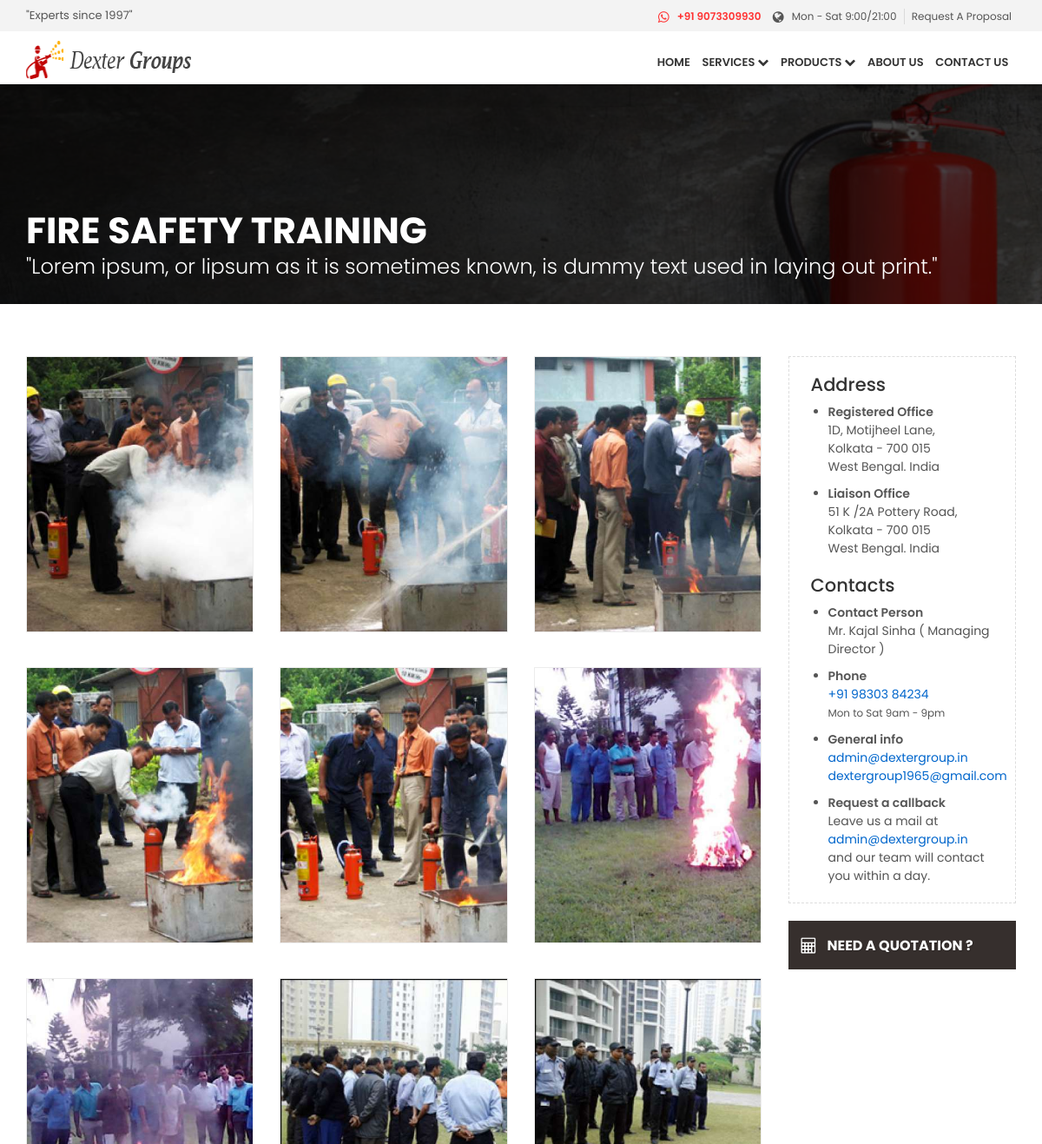
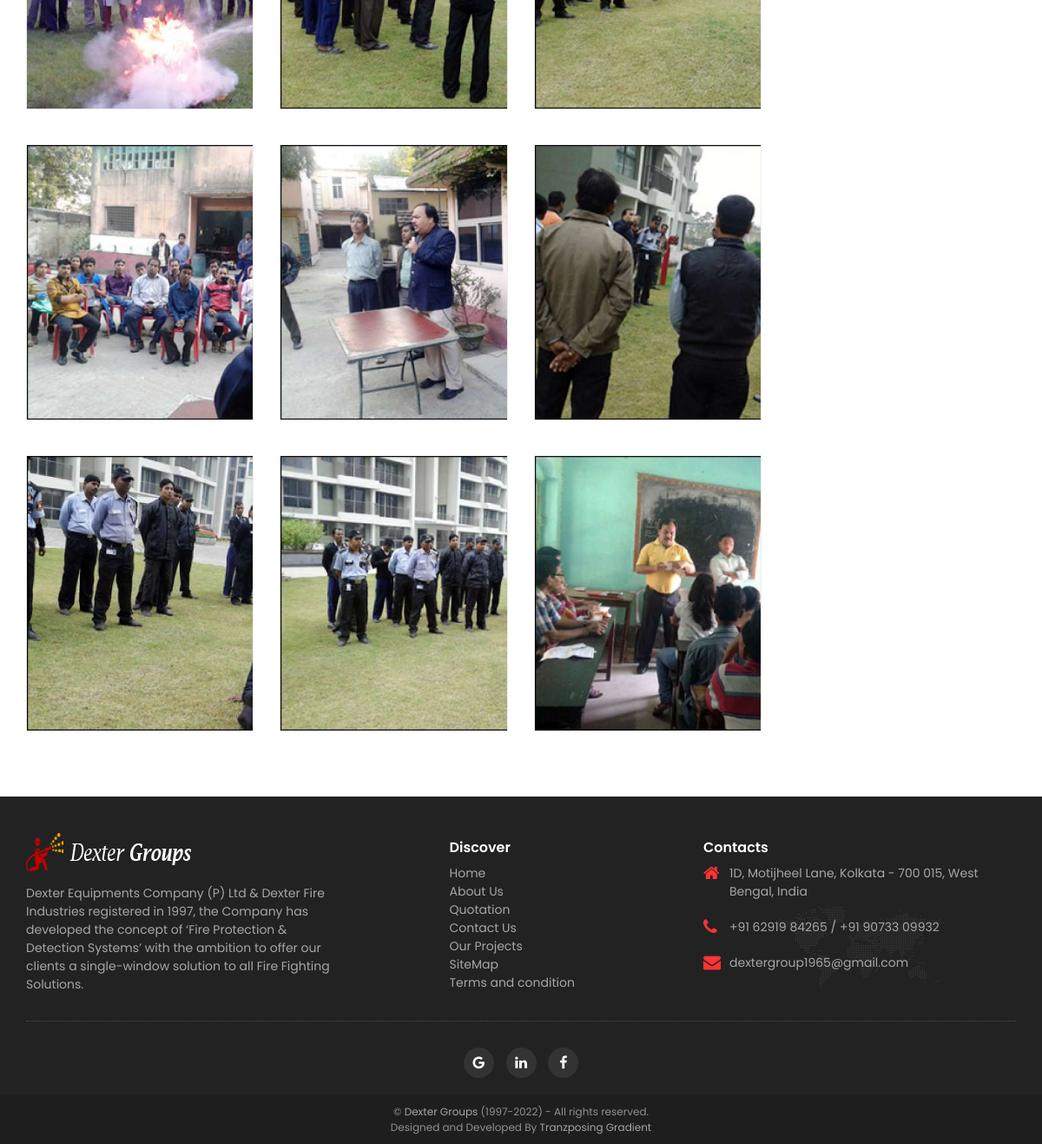
Screenshot of /cfire-safety-training with the database file from the repository (2 pictures, top to bottom).
### tables this page shows
CREATE TABLE `socials` (
  `social_id` int(10) UNSIGNED NOT NULL,
  `whatsapp` text DEFAULT NULL,
  `facebook` text DEFAULT NULL,
  `twitter` text DEFAULT NULL,
  `youtube` text DEFAULT NULL,
  `instagram` text DEFAULT NULL,
  `fb_og_id` text DEFAULT NULL,
  `fb_site_img` text DEFAULT NULL,
  `tw_card_id` text DEFAULT NULL,
  `tw_site_img` text DEFAULT NULL,
  `sitemap` text DEFAULT NULL,
  `google_file` text DEFAULT NULL,
  `bing_file` text DEFAULT NULL,
  `social_update_at` timestamp NOT NULL DEFAULT current_timestamp() ON UPDATE current_timestamp(),
  `social_create_at` timestamp NOT NULL DEFAULT current_timestamp()
);

CREATE TABLE `com_service` (
  `com_id` int(11) UNSIGNED NOT NULL,
  `com_name` varchar(255) NOT NULL,
  `com_slug` varchar(255) NOT NULL,
  `com_img` text DEFAULT NULL,
  `com_banner` text DEFAULT NULL,
  `com_small_desc` text DEFAULT NULL,
  `com_full_desc` text DEFAULT NULL,
  `com_status` int(1) NOT NULL DEFAULT 1,
  `com_create_at` timestamp NOT NULL DEFAULT current_timestamp(),
  `com_update_at` timestamp NOT NULL DEFAULT current_timestamp() ON UPDATE current_timestamp(),
  `com_delete_at` timestamp NULL DEFAULT NULL
);

CREATE TABLE `com_gallery` (
  `cg_id` int(11) UNSIGNED NOT NULL,
  `cg_com_id_ref` int(11) UNSIGNED NOT NULL,
  `cg_img_lg` text NOT NULL,
  `cg_img_md` text DEFAULT NULL,
  `cg_img_name` text DEFAULT NULL,
  `cg_img_alt` text DEFAULT NULL,
  `cg_img_order` int(11) DEFAULT NULL,
  `cg_img_status` int(1) NOT NULL DEFAULT 1,
  `cg_create_at` timestamp NOT NULL DEFAULT current_timestamp(),
  `cg_update_at` timestamp NOT NULL DEFAULT current_timestamp() ON UPDATE current_timestamp(),
  `cg_delete_at` timestamp NULL DEFAULT NULL
);

### admin/config/function.php (called while the page is built, shortened)
<?php
function FilterInput($input){
	$input = strip_tags(stripslashes(trim($input)));
	return $input;
}

### commercial-details.php (the view, shortened to what this page needs)
<?php
include '_top.php';
$link=$_SERVER['REQUEST_URI'];
$link_array=explode('/',$link);
$comslug=FilterInput(strval(end($link_array)));
$stmt = $PDO->prepare("SELECT * FROM com_service WHERE com_slug='$comslug' AND com_status=1");
$stmt->execute();
$datac = $stmt->fetch(PDO::FETCH_OBJ);
if(!empty($datac->com_banner) AND file_exists("assets/images/com_services/banner/".$datac->com_banner)){
      $coverimg = "assets/images/com_services/banner/".$datac->com_banner;}
else  $coverimg = "assets/images/com_services/banner/placeholder.jpg";
?>
<!DOCTYPE html>
<html lang="en">
<head>
	<link href="css/shop.css" rel="stylesheet">
	<?php include '_header.php'; ?>
</head>
<body>
<?php include '_menu.php'; ?>
<section class="parallax_window_in short" data-parallax="scroll" data-image-src="<?php echo $coverimg;?>" data-natural-width="1400" data-natural-height="350">
		<div id="sub_content_in">
			<div class="container">
				<h1><?php echo $datac->com_name?></h1>
				<p>"<?php echo $datac->com_small_desc?>"</p>
			</div>
		</div>
	</section>
	 <main>
        <div class="container margin_60_35">
    	<div class="row">
            <div class="col-md-9">
                <div class="shop-section">
                        <div class="row">
                        	<?php
							$gallist = $PDO->prepare("SELECT * FROM com_gallery WHERE cg_com_id_ref='$datac->com_id' AND cg_img_status=1");
							$gallist->execute();
							$galdet=$gallist->fetchAll();
							if (empty($galdet)) {
							echo '<img src="assets/images/com_services/images/placeholder.jpg" alt="">';
							}else{
							?>
							<?php $count=1; foreach($galdet as $eachgal) {
							extract($eachgal);
							$mainimg="assets/images/com_services/images/".$cg_img_lg;
							?>
                            <div class="shop-item col-lg-4 col-md-6 col-sm-6">
                                <div class="inner-box">
                                    <div class="image-box">
                                        <figure class="image"><a href="javascript:void(0);"><img src="<?php echo $mainimg;?>" alt=""></a></figure>
                                    </div>
                                </div>
                            </div>
                            	   <?php  $count++;} ?>
									<?php } ?>
                        </div>
                </div>
            </div>
    <?php include '_side_bar.php'; ?>
        </div>
    </div>
	</main>
<?php include '_footer.php'; ?>
</body>
</html>

### _menu.php (shortened to what this page needs)
<header>
	<div id="top_line">
		<div class="container">
			<div class="row">
				<div class="col-sm-4 hidden-xs">
					<span id="tag_line">"Experts since 1997"</span>
				</div>
				<div class="col-sm-8">
					<ul id="top_links">
						<li>
							<?php
								$stmt = $PDO->prepare("SELECT * FROM socials WHERE social_id=1");
								$stmt->execute();
								$data = $stmt->fetch(PDO::FETCH_OBJ);
							?>
							<a href="https://api.whatsapp.com/send?phone=91<?php echo $data->facebook; ?>&amp;text=" target="_blank" id="phone_top"><i class="fa fa-whatsapp"></i>+91 <?php echo $data->facebook; ?></a>
							<span id="opening"><i class="fa fa-globe"></i>Mon - Sat 9:00/21:00</span></li>
						<li class="hidden-xs"><a href="quotation">Request A Proposal</a></li>
					</ul>
				</div>
			</div>
		</div>
	</div>
	<div class="container">
		<div class="row">
			<div class="col-xs-3">
				<div id="logo">
					<a href="./"><img src="img/logo.png" width="190" height="44" alt="Dexter Groups" data-retina="true"></a>
				</div>
			</div>
			<nav class="col-xs-9">
				<div class="main-menu">
					<ul>
						<li class="submenu">
							<a href="./" class="show-submenu">Home</a>
						</li>
						<li class="submenu">
							<a href="javascript:void(0);" class="show-submenu">Services <i class="fa fa-chevron-down"></i></a>
						</li>
						<li class="submenu">
							<a href="javascript:void(0);" class="show-submenu">Products <i class="fa fa-chevron-down"></i></a>
						</li>
						<li><a href="about">About us</a></li>
						<li><a href="contact">Contact us</a></li>
					</ul>
				</div>
			</nav>
		</div>
	</div>
</header>

### _footer.php (shortened to what this page needs)
<footer>
		<div class="container">
			<div class="row ">
				<div class="col-md-4 col-sm-8">
					<img src="img/logo-footer.png" width="190" height="44" alt="Home Alarms" data-retina="true" id="logo_footer">
					<p>Dexter Equipments Company (P) Ltd & Dexter Fire Industries registered in 1997, the Company has developed the concept of ‘Fire Protection & Detection Systems’ with the ambition to offer our clients a single-window solution to all Fire Fighting Solutions.</p>
				</div>
				<div class="col-md-3 col-md-offset-1 col-sm-4">
					<h3>Discover</h3>
					<ul>
						<li><a href="./">Home</a></li>
						<li><a href="about">About Us</a></li>
						<li><a href="quotation">Quotation</a></li>
						<li><a href="contact">Contact Us</a></li>
						<li><a href="our-projects">Our Projects</a></li>
						<li><a href="javascript:void(0);" data-toggle="modal" data-target="#myModal2">SiteMap</a></li>
						<li><a href="javascript:void(0);" data-toggle="modal" data-target="#myModal">Terms and condition</a></li>
					</ul>
				</div>
				<div class="col-md-4 col-sm-12" id="contact_bg">
					<h3>Contacts</h3>
					<ul id="contact_details_footer">
						<?php
									$stmt = $PDO->prepare("SELECT * FROM socials WHERE social_id=1");
									$stmt->execute();
									$dta = $stmt->fetch(PDO::FETCH_OBJ);
								?>
						<li id="address_footer"><i class="fa fa-home"></i>1D, Motijheel Lane, Kolkata - 700 015, West Bengal, India</li>
						<li id="phone_footer"><i class="fa fa-phone"></i><a href="tel:<?php echo $dta->twitter; ?>"><?php echo $dta->twitter; ?></a> / <a href="tel:<?php echo $dta->youtube; ?>"><?php echo $dta->youtube; ?></a></li>
						<li id="email_footer"><i class="fa fa-envelope"></i><a href="mailto:<?php echo $dta->instagram; ?>"><?php echo $dta->instagram; ?></a>
						</li>
					</ul>
				</div>
			</div>
			<div id="social_footer">
				<ul>
					<li><a href="mailto:dextergroup1965@gmail.com"><i class="fa fa-google"></i></a></li>
					<li><a href="javascript:void(0);"><i class="fa fa-linkedin"></i></a></li>
					<li><a href="javascript:void(0);"><i class="fa fa-facebook"></i></a></li>
				</ul>
			</div>
		</div>
		<div id="copy">
			<div class="container">
				© <a href="./">Dexter Groups</a> (1997-<?php echo date('Y'); ?>) - All rights reserved.
			</div>
			<div class="container">
				Designed and Developed By <a href="https://tranzposing-gradient.com/" target="./">Tranzposing Gradient</a>
			</div>
		</div>
	</footer>

### css/shop.css (style rules this page uses)
.shop-item, .shop-item .image-box, .shop-item .inner-box { position: relative }
.shop-item { text-align: center }
.shop-item .inner-box { display: block; background: #f3f3f3; -webkit-transition: all .5s ease; transition: all .5s ease; margin-bottom: 40px; border: 1px solid #ededed }
.shop-item .image-box .image img { position: relative; display: block; width: 100%; height: auto }

### css/style.css (style rules this page uses)
body, h1, h2, h3, h4, h5, h6 { -webkit-font-smoothing: antialiased }
body { background: #fff; font-size: 14px; line-height: 1.5; font-family: Poppins, Arial, sans-serif; color: #555 }
h1, h2, h3, h4, h5, h6 { color: #333 }
h3 { font-size: 22px }
a { color: #06C; text-decoration: none; -webkit-transition: all .2s ease; transition: all .2s ease; outline: 0 }
p { margin: 0 0 25px }
#logo, #social_footer { margin-top: 6px }
footer, footer a { color: rgba(255, 255, 255, .6) }
#opening, a#phone_top { position: relative; padding-left: 22px }
#tag_line { font-size: 13px }
#opening i, a#phone_top i { font-size: 15px; position: absolute; left: 0; top: 2px; }
a#phone_top { font-weight: 600; margin-right: 10px; color: #F33!important }
#opening { display: inline-block; }
header { width: 100%; padding: 0; background-color: rgba(255, 255, 255, 1); z-index: 99999; position: fixed; left: 0; top: 0; -moz-box-shadow: 0 0 5px rgba(0, 0, 0, .3); -webkit-box-shadow: 0 0 5px rgba(0, 0, 0, .3); box-shadow: 0 0 5px rgba(0, 0, 0, .3) }
nav { margin-top: 20px }
#top_line { font-size: 12px; background-color: #f3f3f3; transition: all .2s ease-in-out; -moz-transition: all .1s ease-in-out; -webkit-transition: all .1s ease-in-out; -o-transition: all .1s ease-in-out; visibility: visible; opacity: 1; padding: 8px 0; margin-bottom: 5px }
ul#top_links { list-style: none; margin: 0; padding: 2px 0 0; float: right }
ul#top_links li { display: inline-block; border-left: 1px solid rgba(0, 0, 0, .1); margin-right: 5px; padding-left: 8px }
.parallax_window_in, .parallax_window_in.short { display: table; width: 100%; z-index: 2; position: relative }
ul#top_links li:first-child { border-left: none; padding-left: 0 }
ul#top_links a { color: #555 }
.animated { -webkit-animation-duration: .5s; -moz-animation-duration: .5s; -o-animation-duration: .5s; animation-duration: .5s; -webkit-animation-fill-mode: both; -moz-animation-fill-mode: both; -o-animation-fill-mode: both; animation-fill-mode: both; will-change: transform, opacity }
.parallax_window_in { height: 550px }
.parallax_window_in.short { height: 350px }
#sub_content_in { display: table-cell; padding: 45px 0 0; vertical-align: middle; text-align: right }
.parallax_window_in.short #sub_content_in { display: table-cell; padding: 45px 0 0; vertical-align: bottom; text-align: left; background: rgba(0, 0, 0, .7) }
#copy, #hero_video, #hero_video>div, #intro, #social_footer, #social_footer ul, #social_footer ul li a, .box_feat span, .box_style_1.home h3, .phone_feat, .promo_full_wp>div { text-align: center }
#sub_content_in h1 { color: #fff; font-weight: 700; text-transform: uppercase; font-size: 42px; margin-bottom: 0 }
#sub_content_in p { color: #fff; font-size: 24px; font-weight: 300 }
main { background: #fff; z-index: 2; position: relative }
footer { background: #222; padding: 30px 0 0 }
footer h3 { font-size: 16px; font-weight: 600; color: #fff }
#logo_footer { margin: 12px 0 15px }
footer ul { margin: 0; padding: 0 0 20px; list-style: none }
#social_footer { border-top: 1px dotted rgba(255, 255, 255, .2); padding-top: 30px }
#social_footer ul { margin: 0; padding: 0 0 10px }
#social_footer ul li { display: inline-block; margin: 0 5px 10px }
#social_footer ul li a { color: #fff; line-height: 36px; display: block; font-size: 16px; width: 35px; height: 35px; background-color: #333; -webkit-border-radius: 50%; -moz-border-radius: 50%; border-radius: 50% }
#contact_bg { background: url(../img/map_footer.png) bottom center no-repeat }
ul#contact_details_footer { list-style: none; margin: 0 0 20px; padding: 0 }
ul#contact_details_footer li { margin-bottom: 20px }
ul#contact_details_footer li#address_footer, ul#contact_details_footer li#email_footer, ul#contact_details_footer li#phone_footer { position: relative; padding-left: 30px }
#address_footer i, #email_footer i, #phone_footer i { position: absolute; font-size: 20px; left: 0; color: #F33 }
#copy { background-color: #1e1e1e; padding: 10px 0; color: rgba(255, 255, 255, .5); font-size: 12px }
.margin_60_35 { padding-top: 60px; padding-bottom: 35px }

### rows the page displays
socials: facebook "9073309930", twitter "+91 62919 84265", youtube "+91 90733 09932", instagram "dextergroup1965@gmail.com"
com_service: com_name "FIRE SAFETY TRAINING", com_small_desc "Lorem ipsum, or lipsum as it is sometimes known, is dummy text used in laying out print."
com_gallery: cg_img_lg (picture)
com_gallery: cg_img_lg (picture)
com_gallery: cg_img_lg (picture)
com_gallery: cg_img_lg (picture)
com_gallery: cg_img_lg (picture)
com_gallery: cg_img_lg (picture)
com_gallery: cg_img_lg (picture)
com_gallery: cg_img_lg (picture)
com_gallery: cg_img_lg (picture)
com_gallery: cg_img_lg (picture)
com_gallery: cg_img_lg (picture)
com_gallery: cg_img_lg (picture)
com_gallery: cg_img_lg (picture)
com_gallery: cg_img_lg (picture)
com_gallery: cg_img_lg (picture)
